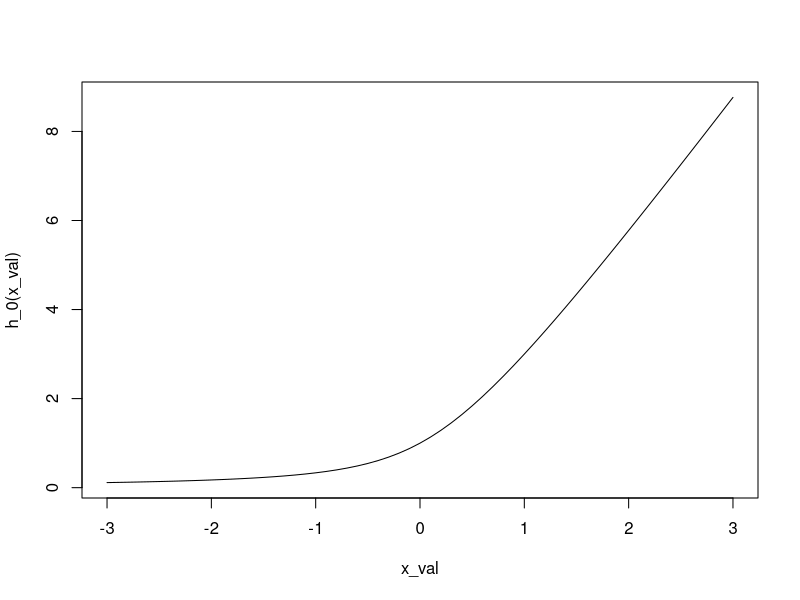
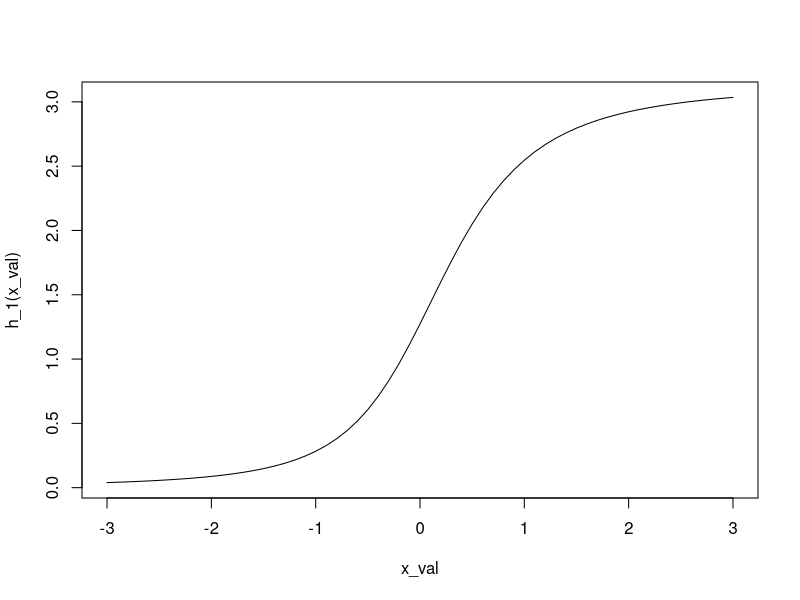
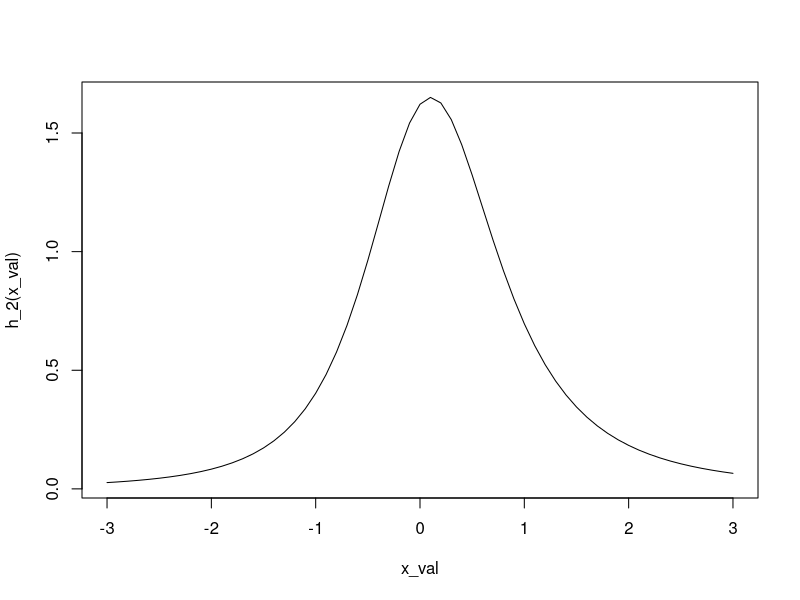

The R source for these figures, in order:
### Point sur h.
### Jeremy L Hour
### 26 fevrier 2016

rm(list=ls())

### Loi Normale
G_0 <- function(x){
  pnorm(x)
} 

G_1 <- function(x){
  dnorm(x)
}

G_2 <- function(x){
  -x*exp(-.5*x^2)/sqrt(2*pi)
}

### Loi de Cauchy
G_0 <- function(x){
  pcauchy(x)
} 

G_1 <- function(x){
  dcauchy(x)
}

G_2 <- function(x){
  -(2/pi)*x/(x^2+1)^2
}


### Define h
h_0 <- function(x){
  G_0(x)/(1-G_0(x))
}

h_1 <- function(x){
  G_1(x) /(1-G_0(x))^2
}

h_2 <- function(x){
  G_2(x)/(1-G_0(x))^2 + 2*G_1(x)^2/(1-G_0(x))^3
}

### 
x_val <- seq(-3,3,by=.1)

plot(x_val,h_0(x_val), type="line")
plot(x_val,h_1(x_val), type="line")
plot(x_val,h_2(x_val), type="line")